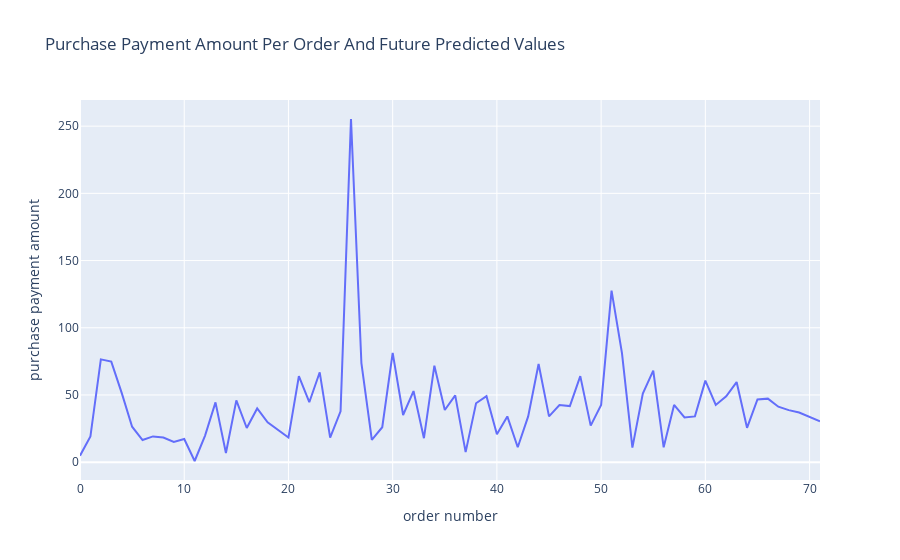

Notebook cell for this chart:
### Code cell
vis = pd.concat([user_12622_predicted, user_12622.rename(columns={"transaction_value": "prediction_values"})]).sort_values(by='index')

fig = px.line(vis.rename(columns={"prediction_values": "purchase payment amount", "index": "order number"}), 
              x='order number', y="purchase payment amount", title='Purchase Payment Amount Per Order And Future Predicted Values')
fig.show()

### Figure 1 — Plotly figure (JSON) as saved in the notebook; plotly's stock layout.template omitted (floating-point values rounded to 4 significant figures)
{"data": [{"hovertemplate": "order number=%{x}<br>purchase payment amount=%{y}<extra></extra>", "legendgroup": "", "line": {"color": "#636efa", "dash": "solid"}, "mode": "lines", "name": "", "orientation": "v", "showlegend": false, "type": "scatter", "x": [0, 1, 2, 3, 4, 5, 6, 7, 8, 9, 10, 11, 12, 13, 14, 15, 16, 17, 18, 19, 20, 21, 22, 23, 24, 25, 26, 27, 28, 29, 30, 31, 32, 33, 34, 35, 36, 37, 38, 39, 40, 41, 42, 43, 44, 45, 46, 47, 48, 49, 50, 51, 52, 53, 54, 55, 56, 57, 58, 59, 60, 61, 62, 63, 64, 65, 66, 67, 68, 69, 70, 71], "xaxis": "x", "y": [4.82, 19.15, 76.48, 74.79, 51.51, 26.38, 16.43, 19.15, 18.3, 15.11, 17.23, 0.85, 19.79, 44.48, 6.81, 45.93, 25.4, 39.93, 29.57, 23.95, 18.3, 63.94, 44.59, 66.85, 18.3, 37.87, 255.3, 73.74, 16.62, 25.98, 81.28, 35.09, 52.91, 17.84, 71.77, 38.81, 49.68, 7.475, 43.82, 49.08, 20.75, 34.04, 11.06, 34.04, 72.99, 34.04, 42.55, 41.7, 63.98, 27.15, 42.55, 127.7, 81.08, 10.81, 51.06, 68.09, 11.06, 42.55, 33.22, 34.04, 60.64, 42.55, 48.94, 59.57, 25.53, 46.69, 47.25, 41.27, 38.69, 36.91, 33.55, 30.39], "yaxis": "y"}], "layout": {"legend": {"tracegroupgap": 0}, "title": {"text": "Purchase Payment Amount Per Order And Future Predicted Values"}, "xaxis": {"anchor": "y", "domain": [0, 1], "title": {"text": "order number"}}, "yaxis": {"anchor": "x", "domain": [0, 1], "title": {"text": "purchase payment amount"}}}}
